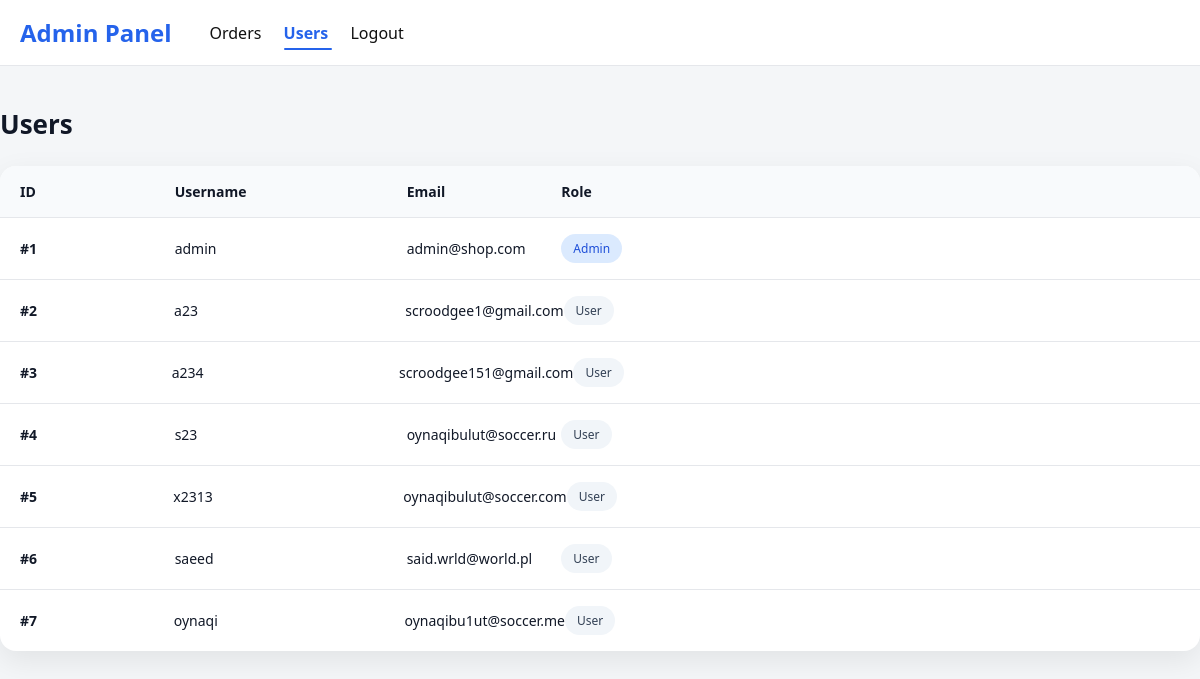
/admin/users (signed in), run on an earlier commit of the app's database.
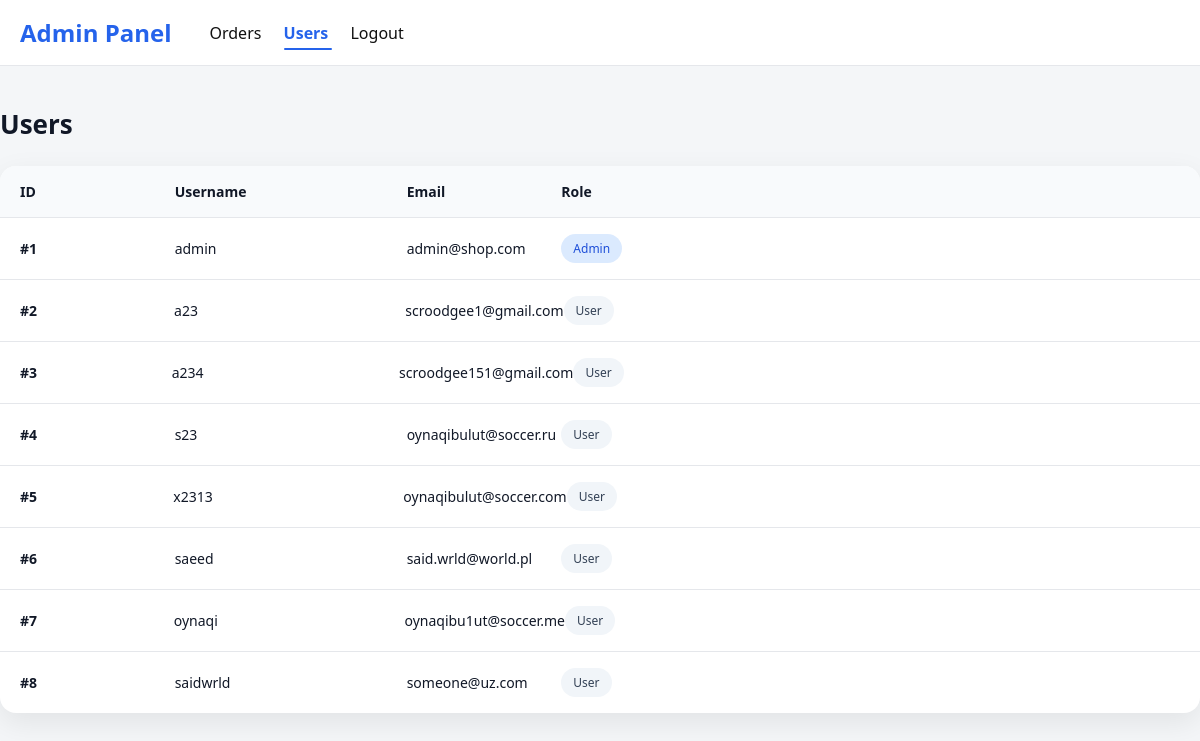
And on a later commit of the database.
### tables this page shows
CREATE TABLE users (
    id INTEGER PRIMARY KEY AUTOINCREMENT,
    username TEXT UNIQUE,
    email TEXT UNIQUE,
    password TEXT,
    is_admin INTEGER DEFAULT 0
);

### app.py (the view)
@app.route("/admin/users")
def admin_users():
    if "user_id" not in session or not session.get("is_admin"):
        return redirect("/login")
    con = get_db()
    cur = con.cursor()
    users = cur.execute("""
        SELECT id, username, email, is_admin
        FROM users
        ORDER BY id
    """).fetchall()
    con.close()
    return render_template(
        "admin/users.html",
        users=users,
        active_page="users"
    )

### app.py (called while the page is built)
def get_db():
    return sqlite3.connect(
        "database.db",
        timeout=10,
        check_same_thread=False
    )

### templates/admin/users.html (shortened to what this page needs)
{% extends "admin/base_admin.html" %}
{% block content %}
<h2 class="section-title">Users</h2>
<div class="cart-table">
    <div class="cart-row" style="font-weight:600;">
        <div>ID</div>
        <div>Username</div>
        <div>Email</div>
        <div>Role</div>
    </div>
    {% for u in users %}
    <div class="cart-row">
        <div>#{{ u[0] }}</div>
        <div>{{ u[1] }}</div>
        <div>{{ u[2] or "—" }}</div>
        <div>
            {% if u[3] %}
                <span class="admin-role admin">Admin</span>
            {% else %}
                <span class="admin-role user">User</span>
            {% endif %}
        </div>
    </div>
    {% endfor %}
</div>
{% endblock %}

What changed in the data, as far as the page shows it:
added users: id "8", username "saidwrld", email "someone@uz.com", is_admin "User"
